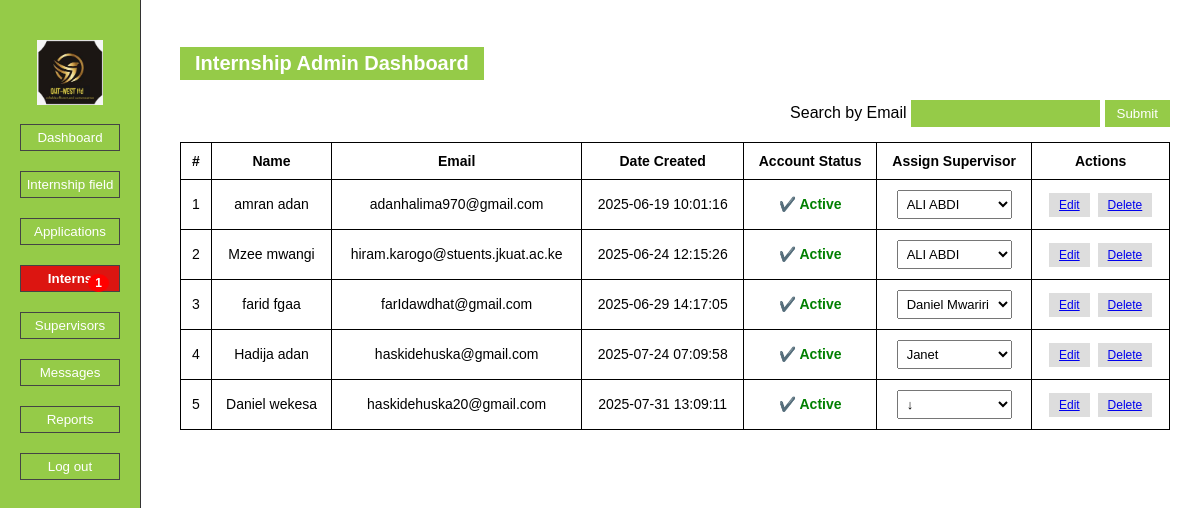
Screenshot of /interns_dashboard.php with the database file from the repository.
### tables this page shows
CREATE TABLE `users` (
  `id` int(11) NOT NULL,
  `name` varchar(255) DEFAULT NULL,
  `email` varchar(100) NOT NULL,
  `password` varchar(255) NOT NULL,
  `created_at` timestamp NOT NULL DEFAULT current_timestamp(),
  `role` varchar(50) DEFAULT 'interns',
  `supervisor_id` int(11) DEFAULT NULL,
  `reset_token` varchar(255) DEFAULT NULL,
  `token_created_at` datetime DEFAULT NULL,
  `internship_end_date` date DEFAULT NULL,
  `account_status` enum('active','inactive','completed') DEFAULT 'active'
);

### interns_dashboard.php (the view, shortened to what this page needs)
<?php
$host = "localhost";
$user = "root";
$pass = "";
$dbname = "out-west";
$conn = new mysqli($host, $user, $pass, $dbname);
$no_supervisor_result = $conn->query("SELECT COUNT(*) AS total FROM users WHERE role = 'intern' AND (supervisor_id IS NULL OR supervisor_id = '' OR supervisor_id = 0)");
$interns_without_supervisor = $no_supervisor_result->fetch_assoc()['total'];
$search_email = trim($_GET['search'] ?? '');
$where = $search_email ? "AND email LIKE '%$search_email%'" : "";
$interns = $conn->query("SELECT * FROM users WHERE role = 'intern' $where");
$supervisors = $conn->query("SELECT id, name FROM users WHERE role = 'supervisor'");
?>
<!DOCTYPE html>
<html lang="en">
<head>
    <link rel="stylesheet" href="interns_dashboard1.css">
</head>
<body>
<div class="sidebar">
    <img src="logo.jpeg" alt="Out West Logo" class="logo" />
    <button onclick="location.href=''">Dashboard</button>
    <button onclick="location.href='internship_field.php'">Internship field</button>
    <button onclick="location.href='admin_dashboard.php'">Applications</button>
    <button class="active" onclick="location.href='interns_dashboard.php'">
        Interns
        <?php if ($interns_without_supervisor > 0): ?>
            <span class="badge"><?= $interns_without_supervisor ?></span>
        <?php endif; ?>
    </button>
    <button onclick="location.href='supervisor_dashboard.php'">Supervisors</button>
    <button onclick="location.href='admin_messages.php'">Messages</button>
    <button onclick="location.href='admin_reports.php'">Reports</button>
    <button class="logout" onclick="location.href='logout.php'">Log out</button>
</div>
<div class="content">
    <h2>Internship Admin Dashboard</h2>
    <form method="GET" class="search-form">
        <label>Search by Email</label>
        <input type="text" name="search" value="<?= htmlspecialchars($search_email) ?>">
        <button type="submit">Submit</button>
    </form>
    <table>
        <thead>
        <tr>
            <th>#</th>
            <th>Name</th>
            <th>Email</th>
            <th>Date Created</th>
            <th>Account Status</th>
            <th>Assign Supervisor</th>
            <th>Actions</th>
        </tr>
        </thead>
        <tbody>
        <?php
        $i = 1;
        if ($interns && $interns->num_rows > 0):
            while ($row = $interns->fetch_assoc()):
        ?>
            <tr>
                <td><?= $i++ ?></td>
                <td><?= htmlspecialchars($row['name']) ?></td>
                <td><?= htmlspecialchars($row['email']) ?></td>
                <td><?= htmlspecialchars($row['created_at']) ?></td>
                <td>
                    <?php
                        $status = strtolower($row['account_status']);
                        if ($status === 'active') {
                            echo '<span class="status-active">✔️ Active</span>';
                        } elseif ($status === 'inactive') {
                            echo '<span class="status-inactive">❌ Inactive</span>';
                        } else {
                            echo 'N/A';
                        }
                    ?>
                </td>
                <td>
                    <form method="POST">
                        <select name="supervisor_id" onchange="this.form.submit()">
                            <option value="">↓</option>
                            <?php
                            mysqli_data_seek($supervisors, 0);
                            while ($sup = $supervisors->fetch_assoc()):
                                $selected = ($row['supervisor_id'] == $sup['id']) ? 'selected' : '';
                            ?>
                                <option value="<?= $sup['id'] ?>" <?= $selected ?>>
                                    <?= htmlspecialchars($sup['name']) ?>
                                </option>
                            <?php endwhile; ?>
                        </select>
                    </form>
                </td>
                <td>
                    <a href="edit_intern.php?id=<?= $row['id'] ?>" class="action-btn">Edit</a>
                    <a href="?delete=<?= $row['id'] ?>" onclick="return confirm('Are you sure?')" class="action-btn">Delete</a>
                </td>
            </tr>
        <?php endwhile; else: ?>
            <tr>
                <td colspan="7">No interns found<?= $search_email ? " for '$search_email'" : "" ?>.</td>
            </tr>
        <?php endif; ?>
        </tbody>
    </table>
</div>
</body>
</html>

### interns_dashboard1.css (style rules this page uses)
body { font-family: Arial, sans-serif; margin: 0; padding: 0; background-color: #fff; }
.sidebar { width: 140px; height: 100vh; position: fixed; top: 0; left: 0; background-color: #95cb48; border-right: 1px solid #333; padding-top: 30px; display: flex; flex-direction: column; align-items: center; }
.sidebar button { width: 100px; margin: 10px 0; padding: 5px; border: 1px solid #444; background-color: transparent; color: white; cursor: pointer; position: relative; }
.sidebar button.active { background-color: #dc1511; color: white; font-weight: bold; }
.logo { display: block; margin: 0 auto 9px auto; max-height: 65px; margin-top: 10px; }
.content { margin-left: 150px; padding: 30px; }
h2 { background-color: #95cb48; color: white; display: inline-block; padding: 5px 15px; font-size: 20px; margin-bottom: 20px; }
.search-form { text-align: right; margin-bottom: 15px; }
.search-form input { padding: 6px; background-color: #95cb48; color: white; border: none; }
.search-form input::placeholder { color: #f0f0f0; }
.search-form button { padding: 6px 12px; background-color: #95cb48; color: white; border: none; cursor: pointer; }
table { width: 100%; border-collapse: collapse; margin-top: 10px; }
th, td { padding: 10px; border: 1px solid #000; text-align: center; font-size: 14px; }
.action-btn { padding: 5px 10px; margin: 2px; background-color: #ddd; border: none; cursor: pointer; font-size: 12px; }
select { padding: 5px; font-size: 13px; }
.badge { background-color: red; color: white; border-radius: 50%; padding: 2px 7px; font-size: 12px; position: absolute; right: 10px; top: 8px; z-index: 999; }
.status-active { color: green; font-weight: bold; }

### rows the page displays
users: name "amran adan", email "adanhalima970@gmail.com", created_at "2025-06-19 10:01:16", account_status "✔️ Active"
users: name "Mzee mwangi", email "hiram.karogo@stuents.jkuat.ac.ke", created_at "2025-06-24 12:15:26", account_status "✔️ Active"
users: name "farid fgaa", email "farIdawdhat@gmail.com", created_at "2025-06-29 14:17:05", account_status "✔️ Active"
users: name "Hadija adan", email "haskidehuska@gmail.com", created_at "2025-07-24 07:09:58", account_status "✔️ Active"
users: name "Daniel wekesa", email "haskidehuska20@gmail.com", created_at "2025-07-31 13:09:11", account_status "✔️ Active"

### other values shown
$interns_without_supervisor "1"
form field supervisor_id "ALI ABDI"
form field supervisor_id "Daniel Mwariri"
form field supervisor_id "Janet"
